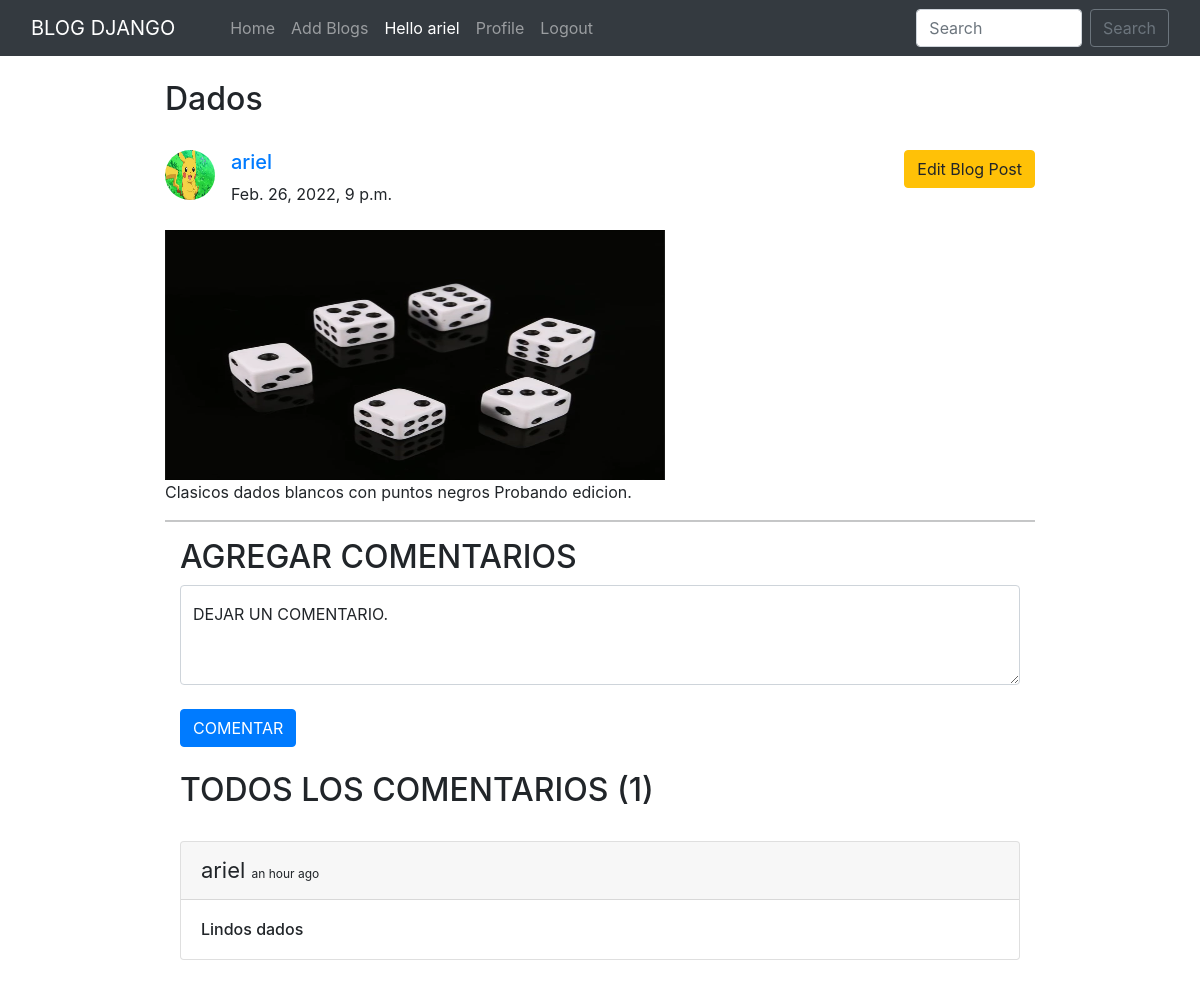
Page /blog/dds/ (signed in) on the committed database.
### home/models.py (models this page shows, shortened)
class BlogPost(models.Model):
    title=models.CharField(max_length=255)
    author= models.ForeignKey(User, on_delete=models.CASCADE)
    slug=models.CharField(max_length=130)
    content=models.TextField()
    image = models.ImageField(upload_to="profile_pics", blank=True, null=True)
    dateTime=models.DateTimeField(auto_now_add=True)

class Profile(models.Model):
    user = models.OneToOneField(User, on_delete=models.CASCADE, blank=True, null=True)
    image = models.ImageField(upload_to="profile_pics", blank=True, null=True)
    bio = models.TextField(blank=True, null=True)
    phone_no = models.IntegerField(blank=True, null=True)
    facebook = models.CharField(max_length=300, blank=True, null=True)
    instagram = models.CharField(max_length=300, blank=True, null=True)
    linkedin = models.CharField(max_length=300, blank=True, null=True)

class Comment(models.Model):
    user = models.ForeignKey(User, on_delete=models.CASCADE)
    content = models.TextField()
    blog = models.ForeignKey(BlogPost, on_delete=models.CASCADE)
    parent_comment = models.ForeignKey('self', on_delete=models.CASCADE, null=True, blank=True)
    dateTime=models.DateTimeField(default=now)

### home/views.py (the view)
# urls.py: path("blog/<str:slug>/", views.blogs_comments, name="blogs_comments"),
def blogs_comments(request, slug):
    post = BlogPost.objects.filter(slug=slug).first()
    comments = Comment.objects.filter(blog=post)
    if request.method=="POST":
        user = request.user
        content = request.POST.get('content','')
        blog_id =request.POST.get('blog_id','')
        comment = Comment(user = user, content = content, blog=post)
        comment.save()
    return render(request, "blog_comments.html", {'post':post, 'comments':comments})

### home/templates/blog_comments.html (shortened to what this page needs)
{% extends 'base.html' %}
{% block body %}
{% load humanize %}
<div class="container w-75 my-4">
      <h2 class="blog-post-title">{{post.title}}</h2>
      <br>
      <div class="media">
            {% if post.author.profile.image %}
            <img class="mr-3 rounded-circle" src="{{post.author.profile.image.url}}" width="50px" height="50px"
                  alt="image">
            {% endif %}
            <div class="media-body">
                  <h5 class="mt-0"><a href="/user_profile/{{post.author.id}}/">{{post.author}}
                              {% if user.is_authenticated %}
                              {% if user.id == post.author.id %}
                              <small><a href="/edit_blog_post/{{post.slug}}/" class="edit btn btn-warning">Edit Blog Post</a></small>
                              {% endif %}
                              {% endif %}
                        </a></h5>
                  {{post.dateTime}}
            </div>
      </div>
      <br>
      <img src="/media/{{post.image}}" alt="" height="250px" width="500px">
      <br>
      <p>{{post.content}}.</p>
      <hr>
      {% if user.is_authenticated %}
      <div class="container">
            <h2>AGREGAR COMENTARIOS</h2>
            <form action="/blog/{{post.slug}}/" method="POST"> {% csrf_token %}
                  <div class="form-floating">
                        <textarea class="form-control" placeholder="Leave a comment here" id="floatingTextarea2"
                              style="height: 100px" id="content" name="content"></textarea>
                        <label for="floatingTextarea2">DEJAR UN COMENTARIO.</label>
                        <br>
                        <button type="submit" class="btn btn-primary">COMENTAR</button>
                  </div>
            </form>
            {% else %}
            <div class="container">
                  <h4><a href="/login/">Login</a> to post comments below.</h4>
                  {% endif %}
                  <br>
                  <h2>TODOS LOS COMENTARIOS ({{comments.count}})</h2>
                  <br>
                  {% for comment in comments %}
                  <div class="card">
                        <div class="card-header">
                              <span style="font-size: 22px;">{{comment.user}} </span> <span
                                    style="font-size: 12px;">{{comment.dateTime | naturaltime}}</span>
                        </div>
                        <div class="card-body">
                              <h6 class="card-text">{{comment.content}}</h6>
                        </div>
                  </div>
                  <br>
                  {% endfor %}
            </div>
      </div>
      {% endblock %}

### home/templates/base.html (shortened to what this page needs)
<!doctype html>
<html lang="en">
  <head>
    <link href="//maxcdn.bootstrapcdn.com/bootstrap/4.1.1/css/bootstrap.min.css" rel="stylesheet" id="bootstrap-css">
    <link href="https://cdn.jsdelivr.net/npm/bootstrap@5.0.2/dist/css/bootstrap.min.css" rel="stylesheet">
    <link rel="stylesheet" href="https://maxcdn.bootstrapcdn.com/bootstrap/4.0.0/css/bootstrap.min.css">
  </head>
  <body>
    <nav class="navbar navbar-expand-lg navbar-dark bg-dark sticky-top">
        <div class="container-fluid">
          <a class="navbar-brand" href="#">BLOG DJANGO</a>
          <div class="collapse navbar-collapse" id="navbarSupportedContent">
          <div class="container mx-3">
            <ul class="navbar-nav me-auto mb-2 mb-lg-0">
              <li class="nav-item">
                <a class="nav-link {% block homeactive %} {% endblock homeactive %}" aria-current="page" href="/">Home</a>
              </li>
              {% if user.is_authenticated %}
              <li class="nav-item">
                <a class="nav-link {% block add_blogs_active %} {% endblock add_blogs_active %}" href="/add_blogs/">Add Blogs</a>
              </li>
              <li class="nav-item">
                <a class="nav-link active" href="#">Hello {{request.user}}</a>
              </li>
              <li class="nav-item">
                <a class="nav-link {% block profileactive %} {% endblock profileactive %}" href="/profile/">Profile</a>
              </li>
              <li class="nav-item">
                <a class="nav-link" href="/logout/">Logout</a>
              </li>
              {% endif %}
            </ul>
            </div>
            <form class="d-flex" method="POST" action="/search/"> {% csrf_token %}
              <input class="form-control me-2" type="search" placeholder="Search" name="searched" id="searched" aria-label="Search">
              <button href="/search/" class="btn btn-outline-secondary" type="submit">Search</button>
            </form>
          </div>
        </div>
      </nav>
      {% block body %}
      {% endblock %}
</body>
</html>

### rows in the picture
BlogPost: title "Dados", author.profile.image (picture), author "ariel", dateTime "Feb. 26, 2022, 9 p.m.", image (picture), content "Clasicos dados blancos con puntos negros Probando edicion"
Comment: user "ariel", dateTime "an hour ago", content "Lindos dados"

### other values in the picture
{{ request.user }} "ariel"
{{ comments.count }} "1"
